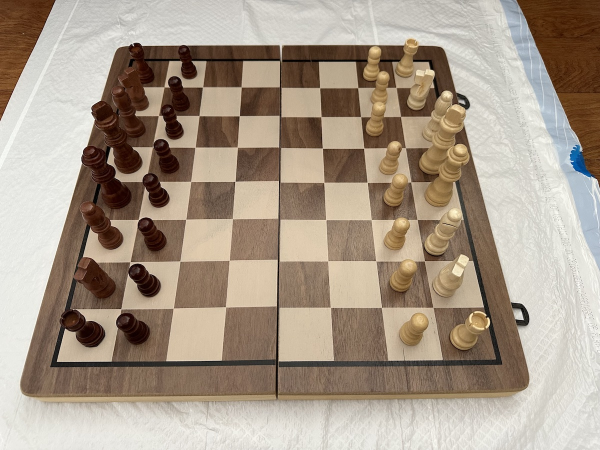
#> input picture imgs/IMG_3078.jpeg, 1200 x 900 px, given in place of the camera (shown at 1/2 size)
$ python run_board_detector.py   (older library calls are emulated)
#> lines starting #> are read from the running program, lines starting #| are printed output that depends on the picture
### detect_board_v2.py
import numpy as np
import PIL.Image
import matplotlib.image as mpimg
import matplotlib.pyplot as plt
import scipy.ndimage
from utils import line_intersection
import cv2
from visualization import visualize_hough, visualize_lines

np.set_printoptions(suppress=True)  # Better printing of arrays
plt.rcParams["image.cmap"] = "jet"  # Default colormap is jet


def find_chess_board_points(img):

    img_height, img_width = img.shape
    grad_phase_masked, grad_mag, sobelx, sobely = run_sobel_filters(img)
    edges = cv2.Canny(np.uint8(img), 50, 150, apertureSize=3)

    h2, thetas, rhos = informed_hough(
        edges,
        grad_phase_masked,
        grad_mag,
        theta_bin_size=2 * 360,
        rho_bin_size=2 * 360,
        inform_range=8,
    )

    input_h = h2.copy()
    # Generate peak image
    is_peak = getLocalMaxArray(input_h, winsize=11)
    local_max_img = input_h.copy()
    local_max_img[~is_peak] = 0  # Set peaks with intensity of peak


    # local_max_img[local_max_img<100000] = 0
    peaks = np.argwhere(local_max_img)

    peak_mags = local_max_img[peaks[:, 0], peaks[:, 1]]
    peak_order = np.argsort(peak_mags)[::-1]  # Strongest to weakest

    # Sort peaks by strength
    peaks = peaks[peak_order, :]
    peak_mags = peak_mags[peak_order]

    # Only want peaks that are within half a standard deviation of the mean
    threshold_good_peak = peak_mags.mean() + peak_mags.std() / 2
    n_good_peaks = peaks.shape[0] - np.searchsorted(peak_mags[::-1], threshold_good_peak)

    n_peaks = min(n_good_peaks, 100)

    # =========== find all lines ======== #
    lines = getHoughLines(peaks[:n_peaks], thetas, rhos, img.shape)
    # visualize_lines(img, lines)

    # =========== good lines lines ======== #
    vertical, horizontal = find_good_lines(
        lines, n_peaks, peak_mags, (img_height, img_width), sobelx, sobely
    )
    intersections = find_line_intersections(horizontal, vertical)

    return intersections, (vertical, horizontal)


def find_line_intersections(vertical, horizontal):

    intersections = []
    for k in vertical:
        x1, y1, x2, y2 = k
        ls = []
        for j in horizontal:
            x_1, y_1, x_2, y_2 = j
            intersect = line_intersection(
                [[x1, y1], [x2, y2]], [[x_1, y_1], [x_2, y_2]])
            # if size[0] > intersect[0] >= 0 and size[1] > intersect[1] >= 0:
            ls.append(intersect)

        if len(ls) > 0:
            intersections.append(np.array(ls))
    return np.array(intersections)


def find_points_on_boarder(intersections, boarders):

    points = np.argwhere(boarders == 0)
    tmp = points[:, 0].copy()
    points[:, 0] = points[:, 1].copy()
    points[:, 1] = tmp

    line_array = []

    for intersection in intersections:
        valid = []
        for point in intersection:
            # distance to black line must be less than 10 pixels
            if np.amin(np.linalg.norm(np.array(point) - points, axis=1)) < 20:
                if len(valid) > 1:
                    if np.amin(np.linalg.norm(np.array(valid) - np.array(point), axis=1)) > 1:
                        valid.append(point)
                else:
                    valid.append(point)
        # print(len(valid))
        if len(valid) == 9:
            line_array.append(valid)

    # must only be two groups
    if len(line_array) != 2:
        return None
    if np.mean(np.array(line_array[0])[:, 1]) < np.mean(np.array(line_array[1])[:, 1]):
        return np.array(line_array)
    else:
        return np.array([np.array(line_array[1]), np.array(line_array[0])])


def run_sobel_filters(img):
    sobelx = cv2.Sobel(img, cv2.CV_64F, 1, 0, ksize=5)
    sobely = cv2.Sobel(img, cv2.CV_64F, 0, 1, ksize=5)
    grad_mag = np.sqrt(sobelx**2 + sobely**2)
    grad_phase = np.arctan2(sobely, sobelx)  # from -pi to pi

    # Remove phase from where gradient magnitude is less than the mean * constant
    grad_phase_masked = grad_phase.copy()
    gradient_mask_threshold = 2 * np.mean(grad_mag.flatten())
    grad_phase_masked[grad_mag < gradient_mask_threshold] = np.nan

    return grad_phase_masked, grad_mag, sobelx, sobely


def informed_hough(
    bin_img,
    gradient_phase_img,
    gradient_magnitude_img,
    theta_bin_size=100,
    rho_bin_size=100,
    inform_range=5,
):
    """Return informed hough space of input binary image"""
    thetas = np.linspace(0, np.pi, theta_bin_size)
    rho_diagonal = np.sqrt(np.sum(np.array(bin_img.shape) ** 2))
    rhos = np.linspace(-rho_diagonal, rho_diagonal, rho_bin_size)  # length of diagonal
    hough_space = np.zeros([theta_bin_size, rho_bin_size])

    for i in range(bin_img.shape[0]):
        for j in range(bin_img.shape[1]):
            g = gradient_phase_img[i, j]
            if bin_img[i, j] and not np.isnan(g):
                if g < 0:
                    g += np.pi  # + 180 degrees
                # Get informed theta range
                # Get bin index in thetas
                theta_idx = np.searchsorted(thetas, g)
                theta_left = max(0, theta_idx - inform_range)
                theta_right = min(len(thetas) - 1, theta_idx + inform_range)

                # Over the informed theta sweep range
                for t, theta in enumerate(thetas[theta_left:theta_right]):
                    # TODO continue to use %prun and see if building a cos/sin table is valuable
                    rho = j * np.cos(theta) + i * np.sin(theta)
                    # Get bin index for rhos
                    rho_idx = np.searchsorted(rhos, rho)
                    # Add gradient magnitude
                    hough_space[
                        theta_idx - inform_range + t, rho_idx
                    ] += gradient_magnitude_img[i, j]
    return (hough_space, thetas, rhos)


def generic_filter_function(neighborhood, center_idx):
    # Definitely not if no hits to hough at this point
    center_val = neighborhood[center_idx]
    if center_val == 0:
        return False
    neighborhood[center_idx] = 0  # Don't compare to self
    return not np.any(neighborhood >= center_val)


def getLocalMaxArray(h, winsize=7):
    """Returns matrix with only the peaks of a given input matrix"""
    # winsize needs to be odd to choose center_idx correctly
    center_idx = (winsize + 1) * (winsize >> 1)
    return scipy.ndimage.generic_filter(
        h,
        generic_filter_function,
        size=winsize,
        mode="wrap",
        extra_arguments=(center_idx,),
    ).astype(bool)


def getLineGradients(line, gradient_x, gradient_y, sampling_rate=1):
    """Calculate normal gradient values along line given x/y gradients and a line segment."""

    # 1 - Get gradient values
    line = np.array(line)
    ptA = line[:2]
    ptB = line[2:]

    # unit vector in direction of line
    line_length = np.linalg.norm(ptB - ptA)
    line_direction = (ptB - ptA) / line_length

    # Convert to normal
    # -y, x for normal in one direction
    line_normal = np.array([-line_direction[1], line_direction[0]])
    line_angle = np.math.atan2(line_normal[1], line_normal[0])

    # Get points along line, choosing number of points giving a sampling rate in pixels per points (1-1 is good)
    num_pts_on_line = int(np.ceil(np.sqrt(np.sum((ptB - ptA) ** 2)) / sampling_rate))
    guessx = np.linspace(ptA[1], ptB[1], num_pts_on_line)
    guessy = np.linspace(ptA[0], ptB[0], num_pts_on_line)

    # line_indices = np.floor(np.vstack((guessx, guessy)).T).astype(int)
    # gradients = np.vstack(
    #     [
    #         gradient_x[line_indices[:, 0], line_indices[:, 1]],
    #         gradient_y[line_indices[:, 0], line_indices[:, 1]],
    #     ]
    # )

    # # Magnitude of gradient along normal
    # normal_gradients = line_normal.dot(gradients)

    # Calculate fft, since sampling rate is static, we can just use indices as a comparison method
    # fft_result = np.abs(np.fft.rfft(normal_gradients).real)

    # strongest_freq = np.argmax(fft_result)

    return 0, 0, 0, line_angle


def angleClose(a, b, angle_threshold=10 * np.pi / 180):
    d = np.abs(a - b)
    # Handle around the edge
    return d < angle_threshold or np.abs(2 * np.pi - d) < angle_threshold


def angle_gap(x, y):
    return np.arctan2(np.sin(x-y), np.cos(x-y))


def intersect_in_bounds(line1, line2, img_size):
    x, y = line_intersection(line1, line2)
    if 0 <= x < img_size[1] and 0 <= y < img_size[0]:
        return True
    return False


# [27 lines left out: function segmentAngles, not called in this run]


def group_lines(lines, angles, img_size, line_mags, angle_threshold=10 * np.pi / 180):

    # Partition lines based on similar angles int segments/groups
    groups = [[i] for i in range(len(lines))]

    for i in range(len(angles)):

        # Create new group
        for j in range(len(angles)):
            # If good line, not yet grouped, and is close in angle, add to segment group
            if (
                angleClose(angles[i], angles[j], angle_threshold)
                and intersect_in_bounds(
                    lines[i].reshape(2, 2), lines[j].reshape(2, 2), img_size)
            ):
                groups[i].append(j)
        groups[i] = tuple(groups[i])
        # Iterate to next group

    groups = set(groups)
    good_lines = []
    good_angles = []
    for i, g in enumerate(groups):
        sum = np.zeros((2, 2))
        for a in g:
            sum += np.array(lines[a]).reshape(2, 2)
        sum /= len(g)
        good_lines.append(sum.flatten())
        good_angles.append(np.average(np.array(angles)[list(g)]))

    # separate vertical and horizontal
    horizontal = []
    vertical = []
    for i, angle in enumerate(good_angles):
        if (good_lines[i] < 0).any():
            continue
        if abs(angle_gap(angle, np.pi/2)) < 20 * np.pi / 180:
            horizontal.append(good_lines[i])
        elif abs(angle_gap(angle, np.pi)) < 20 * np.pi / 180 or abs(angle_gap(angle, 0)) < 20 * np.pi / 180:
            vertical.append(good_lines[i])

    return vertical, horizontal  # segments and segment count


# [19 lines left out: function chooseBestSegments, not called in this run]


def getHoughLines(peaks, thetas, rhos, img_shape):
    # lines segments within image bounds x1 y1 x2 y2
    lines = np.zeros([peaks.shape[0], 4])

    for i, [theta_, rho_] in enumerate(peaks):
        theta = thetas[theta_]
        rho = rhos[rho_]
        c = np.cos(theta)
        s = np.sin(theta)

        img_x_max = img_shape[1] - 1
        img_y_max = img_shape[0] - 1

        if np.abs(c) < np.abs(s):
            # angle is closer to 0 or 180 degrees, horizontal line so use x limits
            #             print("H")
            x1, x2 = 0, img_x_max
            y1, y2 = (rho - x1 * c) / s, (rho - x2 * c) / s
        else:
            # angle closer to 90 degrees, vertical line so use y limits
            #             print("V")
            y1, y2 = 0, img_y_max
            x1, x2 = (rho - y1 * s) / c, (rho - y2 * s) / c

        # Get line ends within image bounds
        # TODO : Fails on very close to vertical/horizontal lines due to divide by ~zero
        if np.abs(s) > 0.01 and np.abs(c) > 0.01:
            if y1 < 0:
                x1 = (rho - 0 * s) / c
                y1 = (rho - x1 * c) / s
            elif y1 > img_y_max:
                x1 = (rho - img_y_max * s) / c
                y1 = (rho - x1 * c) / s
            if y2 < 0:
                x2 = (rho - 0 * s) / c
                y2 = (rho - x2 * c) / s
            elif y2 > img_y_max:
                x2 = (rho - img_y_max * s) / c
                y2 = (rho - x2 * c) / s

            if x1 < 0:
                y1 = (rho - 0 * c) / s
                x1 = (rho - y1 * s) / c
            elif x1 > img_x_max:
                y1 = (rho - img_x_max * c) / s
                x1 = (rho - y1 * s) / c
            if x2 < 0:
                y2 = (rho - 0 * c) / s
                x2 = (rho - y2 * s) / c
            elif x2 > img_x_max:
                y2 = (rho - img_x_max * c) / s
                x2 = (rho - y2 * s) / c

        lines[i, :] = [x1, y1, x2, y2]

    return lines


def find_good_lines(lines, n_peaks, peak_mags, img_size, sobelx, sobely):
    """Find good lines given a list of possible lines
    from hough

    Args:
        lines (_type_): _description_
        n_peaks (_type_): _description_
        peak_mags (_type_): _description_
        img_size (_type_): _description_
        sobelx (_type_): _description_
        sobely (_type_): _description_

    Returns:
        tuple: vertical, horizontal lines as lists
    """

    angles = np.zeros(n_peaks)

    freq_threshold = 0

    good_mask = np.zeros(angles.shape, dtype=bool)
    for k in range(n_peaks):
        line = lines[k, :]
        freq, line_grad, fft_result, line_angle = getLineGradients(line, sobelx, sobely)
        angles[k] = line_angle
        # print(freq)
        if freq >= freq_threshold:
            good_mask[k] = True

    vertical, horizontal = group_lines(
        lines, angles=angles, img_size=img_size, line_mags=peak_mags)

    return vertical, horizontal

### utils.py
import numpy as np
import cv2


def line_intersection(line1, line2):
    xdiff = (line1[0][0] - line1[1][0], line2[0][0] - line2[1][0])
    ydiff = (line1[0][1] - line1[1][1], line2[0][1] - line2[1][1])

    def det(a, b):
        return a[0] * b[1] - a[1] * b[0]

    div = det(xdiff, ydiff)
    if div == 0:
        return -1, -1
        # raise Exception('lines do not intersect')

    d = (det(*line1), det(*line2))
    x = det(d, xdiff) / div
    y = det(d, ydiff) / div
    return x, y


# [9 lines left out: function find_bounding_box, not called in this run]


def get_smooth_grayscale_image(img, threshold=52):

    for threshold in range(20, 70):
        gray = img.copy()
        gray[gray <= threshold] = 0
        gray[gray > threshold] = 255
        kernel = np.ones((3, 3), np.uint8)
        gray = cv2.morphologyEx(gray, cv2.MORPH_CLOSE, kernel, iterations=1)
        gray = cv2.GaussianBlur(gray, (5, 5), 0)
        gray[gray < 255] = 0

        if abs(np.sum(gray == 255) / (img.shape[0] * img.shape[1]) - 0.90) < 0.005:
            print(f"found good threshold: {threshold}")
            return gray

    return gray


# [49 lines left out: functions distort_chess_board, segment_chess_pieces, not called in this run]

### run_board_detector.py
from detect_board_v2 import *
from utils import get_smooth_grayscale_image, distort_chess_board, segment_chess_pieces
import numpy as np
import PIL.Image
import matplotlib.pyplot as plt
import cv2  # For Sobel etc
import os

img_size = 1000
padding = 100

# four boards
# [81, 82, 85, 86, 87, chess-11, chess-10]
# file_path = "./imgs/chess-10.jpg" # IMG_3083 up to 101
# img_orig = PIL.Image.open(file_path)
# img_width, img_height = img_orig.size

cam = cv2.VideoCapture(0)
ret, img = cam.read()
#> img is the input picture: shape (900, 1200, 3); mean B, G, R 137.3, 153.1, 167.5
img = img[200:-50, 400:-300]
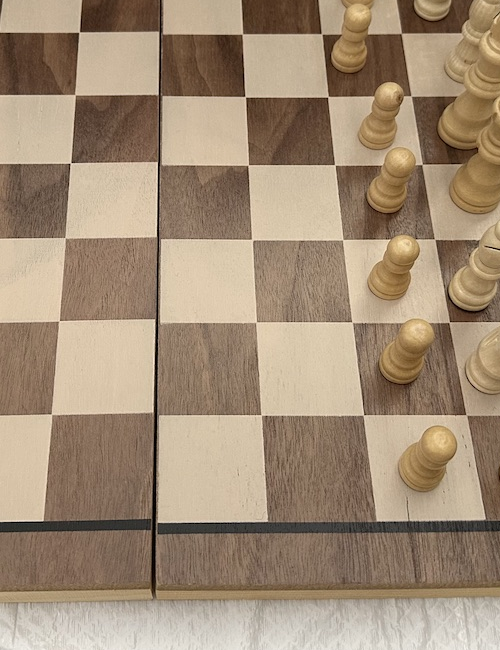
#> img: shape (650, 500, 3); mean B, G, R 118.2, 141.1, 161.7
img_height, img_width, _ = img.shape

print("Image size %dx%d" % (img_width, img_height))
#| Image size 500x650

img = cv2.cvtColor(img, cv2.COLOR_BGR2GRAY)  # grayscale uint8 numpy array
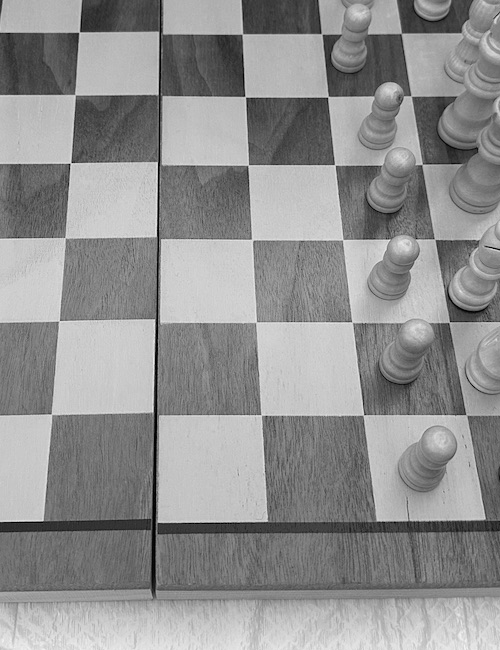
#> img: shape (650, 500); min 0, max 244, mean 144.7

intersections, (vertical, horizontal) = find_chess_board_points(img)
#> in run_sobel_filters, `sobely = cv2.Sobel(img, cv2.CV_64F, 0, 1, ksize=5)`:
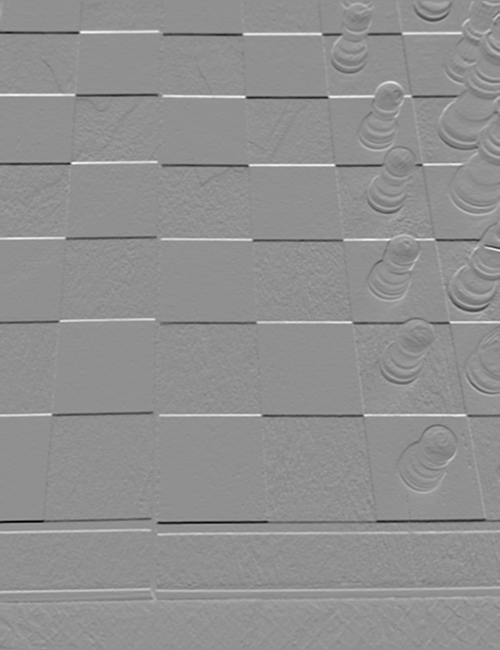
#> sobely: shape (650, 500) float64; min -9499, max 7283, mean 18.9; drawn with min black and max white
#> in run_sobel_filters, `grad_mag = np.sqrt(sobelx**2 + sobely**2)`:
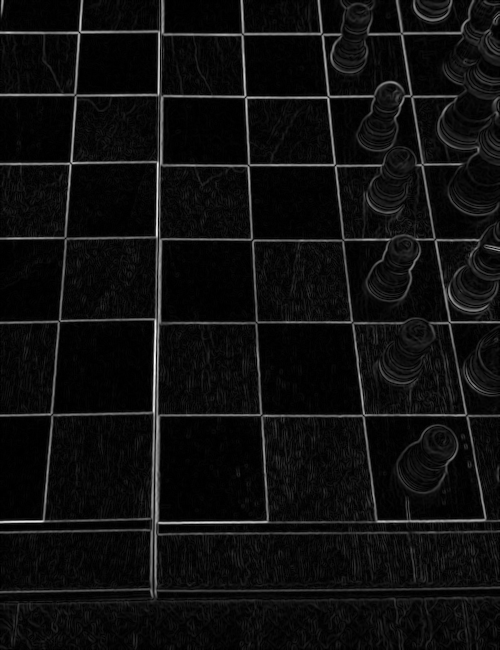
#> grad_mag: shape (650, 500) float64; min 0, max 10350.1, mean 614.5; drawn with min black and max white
#> in run_sobel_filters, `grad_phase = np.arctan2(sobely, sobelx)`:
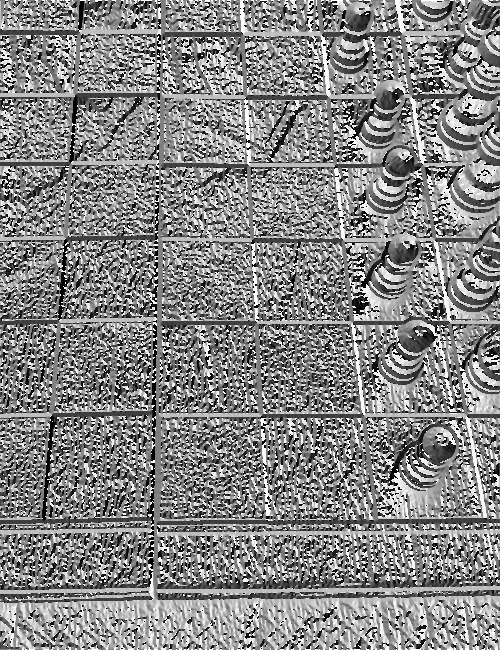
#> grad_phase: shape (650, 500) float64; min -3.14, max 3.14, mean 0.16; drawn with min black and max white
#> in run_sobel_filters, `gradient_mask_threshold = 2 * np.mean(grad_mag.flatten())`: gradient_mask_threshold = 1228.9
#> in run_sobel_filters, `grad_phase_masked[grad_mag < gradient_mask_threshold] = np.nan`:
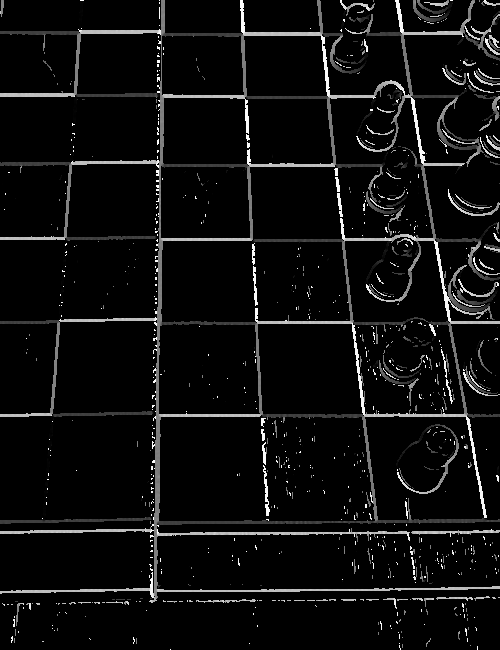
#> grad_phase_masked: shape (650, 500) float64; 89.49% of the values are NaN or infinite; the others: min -3.14, max 3.14, mean 0.171; drawn with min black, max white, NaN and infinite black
#> in find_chess_board_points, `edges = cv2.Canny(np.uint8(img), 50, 150, apertureSize=3)`:
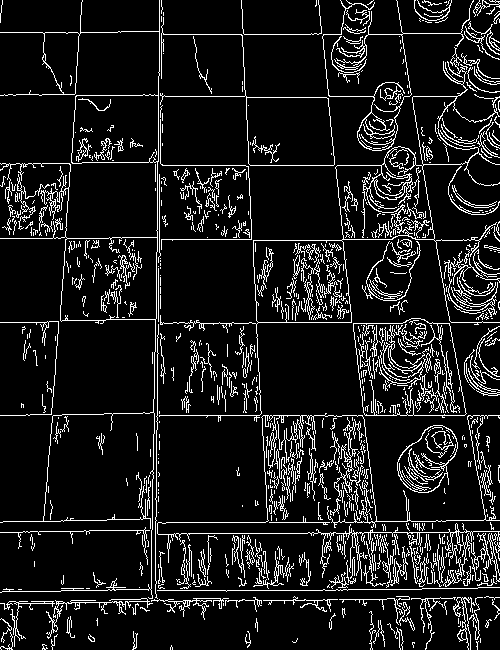
#> edges: shape (650, 500); 10.6% white in thin lines or dots
#> (the rest of the program and of its run is left out)
